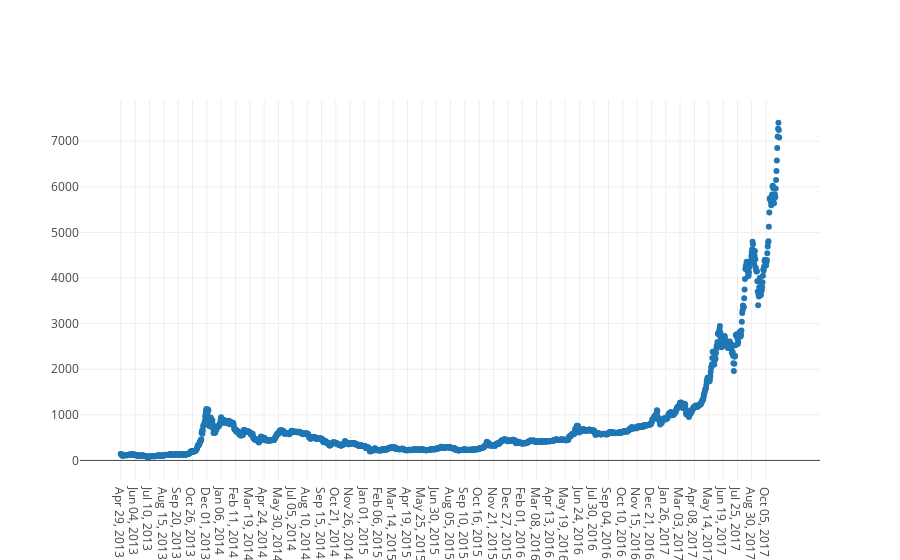

Write notebook code for a chart like this one.
### Markdown cell above
# 4. Plotly

This graph interactivly shows the change in price over time. Plotly is the best way to display this due to the many close data points

### Code cell
#Armora
#price vs time for different features

init_notebook_mode(connected=True)
import plotly.plotly as py
import plotly.graph_objs as go
from plotly.offline import download_plotlyjs, init_notebook_mode, plot, iplot

df = pd.read_csv('./stepTwoData.csv')

data = [go.Scatter(x=df.Date[::-1], y=df.Mean[::-1],mode = 'line+markers', name = 'lines+markers')]

iplot(data, filename='line-mode')

### Figure 1 — Plotly figure (JSON) as saved in the notebook; plotly's stock layout.template omitted (floating-point values rounded to 4 significant figures; data arrays with more than 128 entries replaced by an {"elided": "..."} marker saying what was removed)
{"data": [{"mode": "line+markers", "name": "lines+markers", "type": "scatter", "x": {"elided": "1654 str values"}, "y": {"elided": "1654 float values"}}], "layout": {}}
